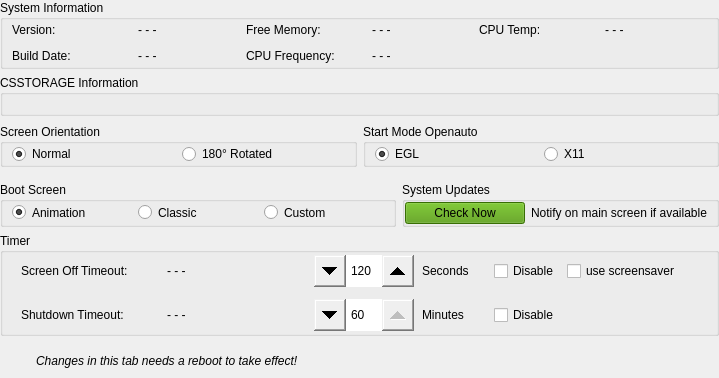
    <widget class="QWidget" name="tab6" native="true">
     <property name="sizePolicy">
      <sizepolicy hsizetype="Expanding" vsizetype="Expanding">
       <horstretch>0</horstretch>
       <verstretch>0</verstretch>
      </sizepolicy>
     </property>
     <layout class="QVBoxLayout" name="verticalLayout_25">
      <property name="leftMargin">
       <number>0</number>
      </property>
      <property name="topMargin">
       <number>0</number>
      </property>
      <property name="rightMargin">
       <number>0</number>
      </property>
      <property name="bottomMargin">
       <number>2</number>
      </property>
      <item>
       <widget class="QGroupBox" name="groupBoxSystemInfo">
        <property name="sizePolicy">
         <sizepolicy hsizetype="Expanding" vsizetype="Fixed">
          <horstretch>0</horstretch>
          <verstretch>0</verstretch>
         </sizepolicy>
        </property>
        <property name="title">
         <string>System Information</string>
        </property>
        <layout class="QGridLayout" name="gridLayout_5">
         <property name="topMargin">
          <number>0</number>
         </property>
         <property name="bottomMargin">
          <number>0</number>
         </property>
         <item row="1" column="1">
          <layout class="QFormLayout" name="freemem">
           <item row="0" column="0">
            <widget class="QLabel" name="labelSystemFreeMem">
             <property name="sizePolicy">
              <sizepolicy hsizetype="Minimum" vsizetype="Preferred">
               <horstretch>0</horstretch>
               <verstretch>0</verstretch>
              </sizepolicy>
             </property>
             <property name="minimumSize">
              <size>
               <width>120</width>
               <height>20</height>
              </size>
             </property>
             <property name="text">
              <string>Free Memory:</string>
             </property>
            </widget>
           </item>
           <item row="0" column="1">
            <widget class="QLabel" name="valueSystemFreeMem">
             <property name="sizePolicy">
              <sizepolicy hsizetype="Expanding" vsizetype="Minimum">
               <horstretch>0</horstretch>
               <verstretch>0</verstretch>
              </sizepolicy>
             </property>
             <property name="minimumSize">
              <size>
               <width>0</width>
               <height>20</height>
              </size>
             </property>
             <property name="text">
              <string>- - -</string>
             </property>
            </widget>
           </item>
          </layout>
         </item>
         <item row="2" column="1">
          <layout class="QFormLayout" name="cpufreq">
           <item row="0" column="0">
            <widget class="QLabel" name="labelSystemCPUFreq">
             <property name="sizePolicy">
              <sizepolicy hsizetype="Minimum" vsizetype="Preferred">
               <horstretch>0</horstretch>
               <verstretch>0</verstretch>
              </sizepolicy>
             </property>
             <property name="minimumSize">
              <size>
               <width>120</width>
               <height>20</height>
              </size>
             </property>
             <property name="text">
              <string>CPU Frequency:</string>
             </property>
            </widget>
           </item>
           <item row="0" column="1">
            <widget class="QLabel" name="valueSystemCPUFreq">
             <property name="sizePolicy">
              <sizepolicy hsizetype="Expanding" vsizetype="Minimum">
               <horstretch>0</horstretch>
               <verstretch>0</verstretch>
              </sizepolicy>
             </property>
             <property name="minimumSize">
              <size>
               <width>0</width>
               <height>20</height>
              </size>
             </property>
             <property name="text">
              <string>- - -</string>
             </property>
            </widget>
           </item>
          </layout>
         </item>
         <item row="2" column="0">
          <layout class="QFormLayout" name="builddate">
           <item row="0" column="0">
            <widget class="QLabel" name="labelSystemBuildDate">
             <property name="sizePolicy">
              <sizepolicy hsizetype="Minimum" vsizetype="Preferred">
               <horstretch>0</horstretch>
               <verstretch>0</verstretch>
              </sizepolicy>
             </property>
             <property name="minimumSize">
              <size>
               <width>120</width>
               <height>20</height>
              </size>
             </property>
             <property name="text">
              <string>Build Date:</string>
             </property>
            </widget>
           </item>
           <item row="0" column="1">
            <widget class="QLabel" name="valueSystemBuildDate">
             <property name="sizePolicy">
              <sizepolicy hsizetype="Expanding" vsizetype="Minimum">
               <horstretch>0</horstretch>
               <verstretch>0</verstretch>
              </sizepolicy>
             </property>
             <property name="minimumSize">
              <size>
               <width>0</width>
               <height>20</height>
              </size>
             </property>
             <property name="text">
              <string>- - -</string>
             </property>
            </widget>
           </item>
          </layout>
         </item>
         <item row="1" column="2">
          <layout class="QFormLayout" name="cputemp">
           <item row="0" column="0">
            <widget class="QLabel" name="labelSystemCPUTemp">
             <property name="sizePolicy">
              <sizepolicy hsizetype="Minimum" vsizetype="Minimum">
               <horstretch>0</horstretch>
               <verstretch>0</verstretch>
              </sizepolicy>
             </property>
             <property name="minimumSize">
              <size>
               <width>120</width>
               <height>20</height>
              </size>
             </property>
             <property name="text">
              <string>CPU Temp:</string>
             </property>
            </widget>
           </item>
           <item row="0" column="1">
            <widget class="QLabel" name="valueSystemCPUTemp">
             <property name="sizePolicy">
              <sizepolicy hsizetype="Expanding" vsizetype="Minimum">
               <horstretch>0</horstretch>
               <verstretch>0</verstretch>
              </sizepolicy>
             </property>
             <property name="minimumSize">
              <size>
               <width>0</width>
               <height>20</height>
              </size>
             </property>
             <property name="text">
              <string>- - -</string>
             </property>
            </widget>
           </item>
          </layout>
         </item>
         <item row="1" column="0">
          <layout class="QFormLayout" name="version_2">
           <item row="0" column="0">
            <widget class="QLabel" name="labelSystemVersion">
             <property name="sizePolicy">
              <sizepolicy hsizetype="Minimum" vsizetype="Preferred">
               <horstretch>0</horstretch>
               <verstretch>0</verstretch>
              </sizepolicy>
             </property>
             <property name="minimumSize">
              <size>
               <width>120</width>
               <height>20</height>
              </size>
             </property>
             <property name="text">
              <string>Version:</string>
             </property>
            </widget>
           </item>
           <item row="0" column="1">
            <widget class="QLabel" name="valueSystemVersion">
             <property name="sizePolicy">
              <sizepolicy hsizetype="Expanding" vsizetype="Minimum">
               <horstretch>0</horstretch>
               <verstretch>0</verstretch>
              </sizepolicy>
             </property>
             <property name="minimumSize">
              <size>
               <width>0</width>
               <height>20</height>
              </size>
             </property>
             <property name="text">
              <string>- - -</string>
             </property>
            </widget>
           </item>
          </layout>
         </item>
        </layout>
       </widget>
      </item>
      <item>
       <widget class="QGroupBox" name="groupBoxCSSTORAGE">
        <property name="sizePolicy">
         <sizepolicy hsizetype="Expanding" vsizetype="Preferred">
          <horstretch>0</horstretch>
          <verstretch>0</verstretch>
         </sizepolicy>
        </property>
        <property name="title">
         <string>CSSTORAGE Information</string>
        </property>
        <layout class="QVBoxLayout" name="verticalLayout_9">
         <property name="topMargin">
          <number>2</number>
         </property>
         <property name="bottomMargin">
          <number>2</number>
         </property>
         <item>
          <widget class="QLabel" name="labelStorage">
           <property name="sizePolicy">
            <sizepolicy hsizetype="Expanding" vsizetype="Preferred">
             <horstretch>0</horstretch>
             <verstretch>0</verstretch>
            </sizepolicy>
           </property>
           <property name="text">
            <string/>
           </property>
          </widget>
         </item>
        </layout>
       </widget>
      </item>
      <item>
       <widget class="QWidget" name="screenorientationstartmode" native="true">
        <property name="sizePolicy">
         <sizepolicy hsizetype="Expanding" vsizetype="Fixed">
          <horstretch>0</horstretch>
          <verstretch>0</verstretch>
         </sizepolicy>
        </property>
        <layout class="QHBoxLayout" name="horizontalLayout_14">
         <property name="leftMargin">
          <number>0</number>
         </property>
         <property name="topMargin">
          <number>2</number>
         </property>
         <property name="rightMargin">
          <number>0</number>
         </property>
         <item>
          <widget class="QGroupBox" name="groupBoxScreenOrientation">
           <property name="sizePolicy">
            <sizepolicy hsizetype="Expanding" vsizetype="Fixed">
             <horstretch>0</horstretch>
             <verstretch>0</verstretch>
            </sizepolicy>
           </property>
           <property name="title">
            <string>Screen Orientation</string>
           </property>
           <layout class="QHBoxLayout" name="horizontalLayout_15">
            <property name="topMargin">
             <number>0</number>
            </property>
            <property name="bottomMargin">
             <number>0</number>
            </property>
            <item>
             <widget class="QRadioButton" name="radioButtonScreenNormal">
              <property name="text">
               <string>Normal</string>
              </property>
              <property name="checked">
               <bool>true</bool>
              </property>
             </widget>
            </item>
            <item>
             <widget class="QRadioButton" name="radioButtonScreenRotated">
              <property name="text">
               <string>180° Rotated</string>
              </property>
             </widget>
            </item>
           </layout>
          </widget>
         </item>
         <item>
          <widget class="QGroupBox" name="groupBoxStartMode">
           <property name="sizePolicy">
            <sizepolicy hsizetype="Expanding" vsizetype="Fixed">
             <horstretch>0</horstretch>
             <verstretch>0</verstretch>
            </sizepolicy>
           </property>
           <property name="title">
            <string>Start Mode Openauto</string>
           </property>
           <layout class="QHBoxLayout" name="horizontalLayout_20">
            <property name="topMargin">
             <number>0</number>
            </property>
            <property name="bottomMargin">
             <number>0</number>
            </property>
            <item>
             <widget class="QRadioButton" name="radioButtonEGL">
              <property name="text">
               <string>EGL</string>
              </property>
              <property name="checked">
               <bool>true</bool>
              </property>
             </widget>
            </item>
            <item>
             <widget class="QRadioButton" name="radioButtonX11">
              <property name="text">
               <string>X11</string>
              </property>
             </widget>
            </item>
           </layout>
          </widget>
         </item>
        </layout>
       </widget>
      </item>
      <item>
       <widget class="QWidget" name="horizontalWidget6" native="true">
        <property name="sizePolicy">
         <sizepolicy hsizetype="Expanding" vsizetype="Preferred">
          <horstretch>0</horstretch>
          <verstretch>0</verstretch>
         </sizepolicy>
        </property>
        <layout class="QHBoxLayout" name="horizontalLayout_12">
         <property name="leftMargin">
          <number>0</number>
         </property>
         <property name="topMargin">
          <number>0</number>
         </property>
         <property name="rightMargin">
          <number>0</number>
         </property>
         <property name="bottomMargin">
          <number>0</number>
         </property>
         <item>
          <widget class="QGroupBox" name="groupBoxBootScreen">
           <property name="sizePolicy">
            <sizepolicy hsizetype="Expanding" vsizetype="Preferred">
             <horstretch>0</horstretch>
             <verstretch>0</verstretch>
            </sizepolicy>
           </property>
           <property name="title">
            <string>Boot Screen</string>
           </property>
           <layout class="QHBoxLayout" name="horizontalLayout_10">
            <property name="topMargin">
             <number>0</number>
            </property>
            <property name="bottomMargin">
             <number>1</number>
            </property>
            <item>
             <widget class="QRadioButton" name="radioButtonAnimatedCSNG">
              <property name="sizePolicy">
               <sizepolicy hsizetype="Fixed" vsizetype="Preferred">
                <horstretch>0</horstretch>
                <verstretch>0</verstretch>
               </sizepolicy>
              </property>
              <property name="minimumSize">
               <size>
                <width>120</width>
                <height>0</height>
               </size>
              </property>
              <property name="maximumSize">
               <size>
                <width>120</width>
                <height>16777215</height>
               </size>
              </property>
              <property name="text">
               <string>Animation</string>
              </property>
              <property name="checked">
               <bool>true</bool>
              </property>
             </widget>
            </item>
            <item>
             <widget class="QRadioButton" name="radioButtonCSNG">
              <property name="sizePolicy">
               <sizepolicy hsizetype="Fixed" vsizetype="Preferred">
                <horstretch>0</horstretch>
                <verstretch>0</verstretch>
               </sizepolicy>
              </property>
              <property name="minimumSize">
               <size>
                <width>120</width>
                <height>0</height>
               </size>
              </property>
              <property name="maximumSize">
               <size>
                <width>120</width>
                <height>16777215</height>
               </size>
              </property>
              <property name="text">
               <string>Classic</string>
              </property>
             </widget>
            </item>
            <item>
             <widget class="QRadioButton" name="radioButtonCustom">
              <property name="sizePolicy">
               <sizepolicy hsizetype="Fixed" vsizetype="Preferred">
                <horstretch>0</horstretch>
                <verstretch>0</verstretch>
               </sizepolicy>
              </property>
              <property name="minimumSize">
               <size>
                <width>120</width>
                <height>0</height>
               </size>
              </property>
              <property name="maximumSize">
               <size>
                <width>120</width>
                <height>16777215</height>
               </size>
              </property>
              <property name="text">
               <string>Custom</string>
              </property>
             </widget>
            </item>
           </layout>
          </widget>
         </item>
         <item>
          <widget class="QGroupBox" name="groupBoxUpdates">
           <property name="sizePolicy">
            <sizepolicy hsizetype="Expanding" vsizetype="Fixed">
             <horstretch>0</horstretch>
             <verstretch>0</verstretch>
            </sizepolicy>
           </property>
           <property name="title">
            <string>System Updates</string>
           </property>
           <layout class="QFormLayout" name="formLayout_31">
            <property name="leftMargin">
             <number>0</number>
            </property>
            <property name="topMargin">
             <number>0</number>
            </property>
            <property name="bottomMargin">
             <number>0</number>
            </property>
            <item row="0" column="0">
             <widget class="QPushButton" name="pushButtonCheckNow">
              <property name="sizePolicy">
               <sizepolicy hsizetype="Fixed" vsizetype="Fixed">
                <horstretch>0</horstretch>
                <verstretch>0</verstretch>
               </sizepolicy>
              </property>
              <property name="minimumSize">
               <size>
                <width>120</width>
                <height>0</height>
               </size>
              </property>
              <property name="maximumSize">
               <size>
                <width>120</width>
                <height>16777215</height>
               </size>
              </property>
              <property name="styleSheet">
               <string notr="true">background-color: rgb(78, 154, 6);
outline: none;</string>
              </property>
              <property name="text">
               <string>Check Now</string>
              </property>
             </widget>
            </item>
            <item row="0" column="1">
             <widget class="QLabel" name="label_20">
              <property name="sizePolicy">
               <sizepolicy hsizetype="Expanding" vsizetype="Preferred">
                <horstretch>0</horstretch>
                <verstretch>0</verstretch>
               </sizepolicy>
              </property>
              <property name="text">
               <string>Notify on main screen if available</string>
              </property>
             </widget>
            </item>
           </layout>
          </widget>
         </item>
        </layout>
       </widget>
      </item>
      <item>
       <widget class="QGroupBox" name="groupBoxTimer">
        <property name="sizePolicy">
         <sizepolicy hsizetype="Expanding" vsizetype="Fixed">
          <horstretch>0</horstretch>
          <verstretch>0</verstretch>
         </sizepolicy>
        </property>
        <property name="title">
         <string>Timer</string>
        </property>
        <layout class="QVBoxLayout" name="verticalLayout_26">
         <property name="spacing">
          <number>8</number>
         </property>
         <property name="topMargin">
          <number>0</number>
         </property>
         <property name="bottomMargin">
          <number>0</number>
         </property>
         <item>
          <layout class="QHBoxLayout" name="screenoff">
           <property name="topMargin">
            <number>2</number>
           </property>
           <property name="bottomMargin">
            <number>2</number>
           </property>
           <item>
            <widget class="QWidget" name="formWidget_11" native="true">
             <layout class="QFormLayout" name="formLayout_24">
              <property name="topMargin">
               <number>0</number>
              </property>
              <property name="bottomMargin">
               <number>0</number>
              </property>
              <item row="0" column="0">
               <widget class="QLabel" name="labelDisconnectTimer">
                <property name="sizePolicy">
                 <sizepolicy hsizetype="Fixed" vsizetype="Fixed">
                  <horstretch>0</horstretch>
                  <verstretch>0</verstretch>
                 </sizepolicy>
                </property>
                <property name="minimumSize">
                 <size>
                  <width>140</width>
                  <height>32</height>
                 </size>
                </property>
                <property name="maximumSize">
                 <size>
                  <width>140</width>
                  <height>32</height>
                 </size>
                </property>
                <property name="text">
                 <string>Screen Off Timeout:</string>
                </property>
               </widget>
              </item>
              <item row="0" column="1">
               <widget class="QLabel" name="valueDisconnectTimer">
                <property name="sizePolicy">
                 <sizepolicy hsizetype="Expanding" vsizetype="Fixed">
                  <horstretch>0</horstretch>
                  <verstretch>0</verstretch>
                 </sizepolicy>
                </property>
                <property name="minimumSize">
                 <size>
                  <width>0</width>
                  <height>32</height>
                 </size>
                </property>
                <property name="maximumSize">
                 <size>
                  <width>16777215</width>
                  <height>32</height>
                 </size>
                </property>
                <property name="text">
                 <string>- - -</string>
                </property>
               </widget>
              </item>
             </layout>
            </widget>
           </item>
           <item>
            <widget class="QSpinBox" name="spinBoxDisconnect">
             <property name="sizePolicy">
              <sizepolicy hsizetype="Fixed" vsizetype="Fixed">
               <horstretch>0</horstretch>
               <verstretch>0</verstretch>
              </sizepolicy>
             </property>
             <property name="minimumSize">
              <size>
               <width>100</width>
               <height>32</height>
              </size>
             </property>
             <property name="styleSheet">
              <string notr="true">QSpinBox::up-button { width: 32px; height: 32px;
subcontrol-origin: margin;
subcontrol-position: center right;
}
QSpinBox::down-button { width: 32px; height: 32px; 
subcontrol-origin: margin;
subcontrol-position: center left;
}</string>
             </property>
             <property name="minimum">
              <number>30</number>
             </property>
             <property name="maximum">
              <number>300</number>
             </property>
             <property name="singleStep">
              <number>10</number>
             </property>
             <property name="value">
              <number>120</number>
             </property>
            </widget>
           </item>
           <item>
            <widget class="QLabel" name="labelSeconds">
             <property name="sizePolicy">
              <sizepolicy hsizetype="Fixed" vsizetype="Fixed">
               <horstretch>0</horstretch>
               <verstretch>0</verstretch>
              </sizepolicy>
             </property>
             <property name="minimumSize">
              <size>
               <width>64</width>
               <height>32</height>
              </size>
             </property>
             <property name="text">
              <string>Seconds</string>
             </property>
            </widget>
           </item>
           <item>
            <widget class="QCheckBox" name="checkBoxDisableScreenOff">
             <property name="minimumSize">
              <size>
               <width>0</width>
               <height>32</height>
              </size>
             </property>
             <property name="text">
              <string>Disable</string>
             </property>
            </widget>
           </item>
           <item>
            <widget class="QCheckBox" name="checkBoxBlankOnly">
             <property name="sizePolicy">
              <sizepolicy hsizetype="Fixed" vsizetype="Fixed">
               <horstretch>0</horstretch>
               <verstretch>0</verstretch>
              </sizepolicy>
             </property>
             <property name="minimumSize">
              <size>
               <width>140</width>
               <height>32</height>
              </size>
             </property>
             <property name="maximumSize">
              <size>
               <width>140</width>
               <height>32</height>
              </size>
             </property>
             <property name="text">
              <string>use screensaver</string>
             </property>
            </widget>
           </item>
          </layout>
         </item>
         <item>
          <layout class="QHBoxLayout" name="shutdown">
           <property name="topMargin">
            <number>2</number>
           </property>
           <property name="bottomMargin">
            <number>2</number>
           </property>
           <item>
            <widget class="QWidget" name="formWidget2" native="true">
             <property name="sizePolicy">
              <sizepolicy hsizetype="Minimum" vsizetype="Fixed">
               <horstretch>0</horstretch>
               <verstretch>0</verstretch>
              </sizepolicy>
             </property>
             <layout class="QFormLayout" name="formLayout_23">
              <property name="topMargin">
               <number>0</number>
              </property>
              <property name="bottomMargin">
               <number>0</number>
              </property>
              <item row="0" column="0">
               <widget class="QLabel" name="labelShutdownTimer">
                <property name="sizePolicy">
                 <sizepolicy hsizetype="Fixed" vsizetype="Fixed">
                  <horstretch>0</horstretch>
                  <verstretch>0</verstretch>
                 </sizepolicy>
                </property>
                <property name="minimumSize">
                 <size>
                  <width>140</width>
                  <height>32</height>
                 </size>
                </property>
                <property name="maximumSize">
                 <size>
                  <width>140</width>
                  <height>32</height>
                 </size>
                </property>
                <property name="text">
                 <string>Shutdown Timeout:</string>
                </property>
               </widget>
              </item>
              <item row="0" column="1">
               <widget class="QLabel" name="valueShutdownTimer">
                <property name="sizePolicy">
                 <sizepolicy hsizetype="Expanding" vsizetype="Fixed">
                  <horstretch>0</horstretch>
                  <verstretch>0</verstretch>
                 </sizepolicy>
                </property>
                <property name="minimumSize">
                 <size>
                  <width>0</width>
                  <height>32</height>
                 </size>
                </property>
                <property name="maximumSize">
                 <size>
                  <width>16777215</width>
                  <height>32</height>
                 </size>
                </property>
                <property name="text">
                 <string>- - -</string>
                </property>
               </widget>
              </item>
             </layout>
            </widget>
           </item>
           <item>
            <widget class="QSpinBox" name="spinBoxShutdown">
             <property name="sizePolicy">
              <sizepolicy hsizetype="Fixed" vsizetype="Fixed">
               <horstretch>0</horstretch>
               <verstretch>0</verstretch>
              </sizepolicy>
             </property>
             <property name="minimumSize">
              <size>
               <width>100</width>
               <height>32</height>
              </size>
             </property>
             <property name="styleSheet">
              <string notr="true">QSpinBox::up-button { width: 32px; height: 32px;
subcontrol-origin: margin;
subcontrol-position: center right;
}
QSpinBox::down-button { width: 32px; height: 32px; 
subcontrol-origin: margin;
subcontrol-position: center left;
}</string>
             </property>
             <property name="minimum">
              <number>1</number>
             </property>
             <property name="maximum">
              <number>60</number>
             </property>
             <property name="value">
              <number>60</number>
             </property>
            </widget>
           </item>
           <item>
            <widget class="QLabel" name="labelMinutes">
             <property name="sizePolicy">
              <sizepolicy hsizetype="Fixed" vsizetype="Fixed">
               <horstretch>0</horstretch>
               <verstretch>0</verstretch>
              </sizepolicy>
             </property>
             <property name="minimumSize">
              <size>
               <width>64</width>
               <height>32</height>
              </size>
             </property>
             <property name="text">
              <string>Minutes</string>
             </property>
            </widget>
           </item>
           <item>
            <widget class="QCheckBox" name="checkBoxDisableShutdown">
             <property name="minimumSize">
              <size>
               <width>0</width>
               <height>32</height>
              </size>
             </property>
             <property name="text">
              <string>Disable</string>
             </property>
            </widget>
           </item>
           <item>
            <widget class="QLabel" name="label_21">
             <property name="sizePolicy">
              <sizepolicy hsizetype="Fixed" vsizetype="Fixed">
               <horstretch>0</horstretch>
               <verstretch>0</verstretch>
              </sizepolicy>
             </property>
             <property name="minimumSize">
              <size>
               <width>140</width>
               <height>32</height>
              </size>
             </property>
             <property name="maximumSize">
              <size>
               <width>140</width>
               <height>32</height>
              </size>
             </property>
             <property name="text">
              <string/>
             </property>
            </widget>
           </item>
          </layout>
         </item>
        </layout>
       </widget>
      </item>
      <item>
       <spacer name="verticalSpacer_3">
        <property name="sizeHint" stdset="0">
         <size>
          <width>20</width>
          <height>4</height>
         </size>
        </property>
       </spacer>
      </item>
      <item>
       <widget class="QWidget" name="formWidget3" native="true">
        <property name="sizePolicy">
         <sizepolicy hsizetype="Expanding" vsizetype="Fixed">
          <horstretch>0</horstretch>
          <verstretch>0</verstretch>
         </sizepolicy>
        </property>
        <layout class="QFormLayout" name="formLayout_2">
         <property name="leftMargin">
          <number>0</number>
         </property>
         <property name="topMargin">
          <number>0</number>
         </property>
         <property name="bottomMargin">
          <number>0</number>
         </property>
         <item row="0" column="0">
          <widget class="QLabel" name="label_3">
           <property name="sizePolicy">
            <sizepolicy hsizetype="Fixed" vsizetype="Fixed">
             <horstretch>0</horstretch>
             <verstretch>0</verstretch>
            </sizepolicy>
           </property>
           <property name="minimumSize">
            <size>
             <width>30</width>
             <height>30</height>
            </size>
           </property>
           <property name="maximumSize">
            <size>
             <width>30</width>
             <height>30</height>
            </size>
           </property>
           <property name="text">
            <string>&lt;html&gt;&lt;head/&gt;&lt;body&gt;&lt;p&gt;&lt;img src=&quot;:/ico_warning.png&quot;/&gt;&lt;/p&gt;&lt;/body&gt;&lt;/html&gt;</string>
           </property>
          </widget>
         </item>
         <item row="0" column="1">
          <widget class="QLabel" name="label_4">
           <property name="sizePolicy">
            <sizepolicy hsizetype="Expanding" vsizetype="Fixed">
             <horstretch>0</horstretch>
             <verstretch>0</verstretch>
            </sizepolicy>
           </property>
           <property name="minimumSize">
            <size>
             <width>0</width>
             <height>30</height>
            </size>
           </property>
           <property name="maximumSize">
            <size>
             <width>16777215</width>
             <height>30</height>
            </size>
           </property>
           <property name="font">
            <font>
             <italic>true</italic>
            </font>
           </property>
           <property name="text">
            <string>Changes in this tab needs a reboot to take effect!</string>
           </property>
          </widget>
         </item>
        </layout>
       </widget>
      </item>
     </layout>
    </widget>
